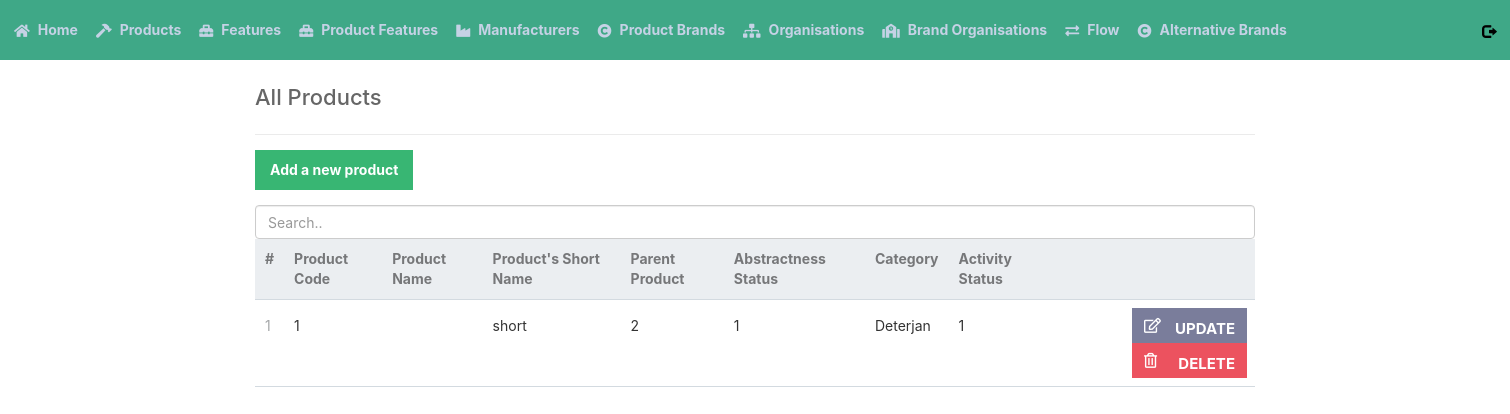
/read_product.php, run on an earlier commit of the app's database.
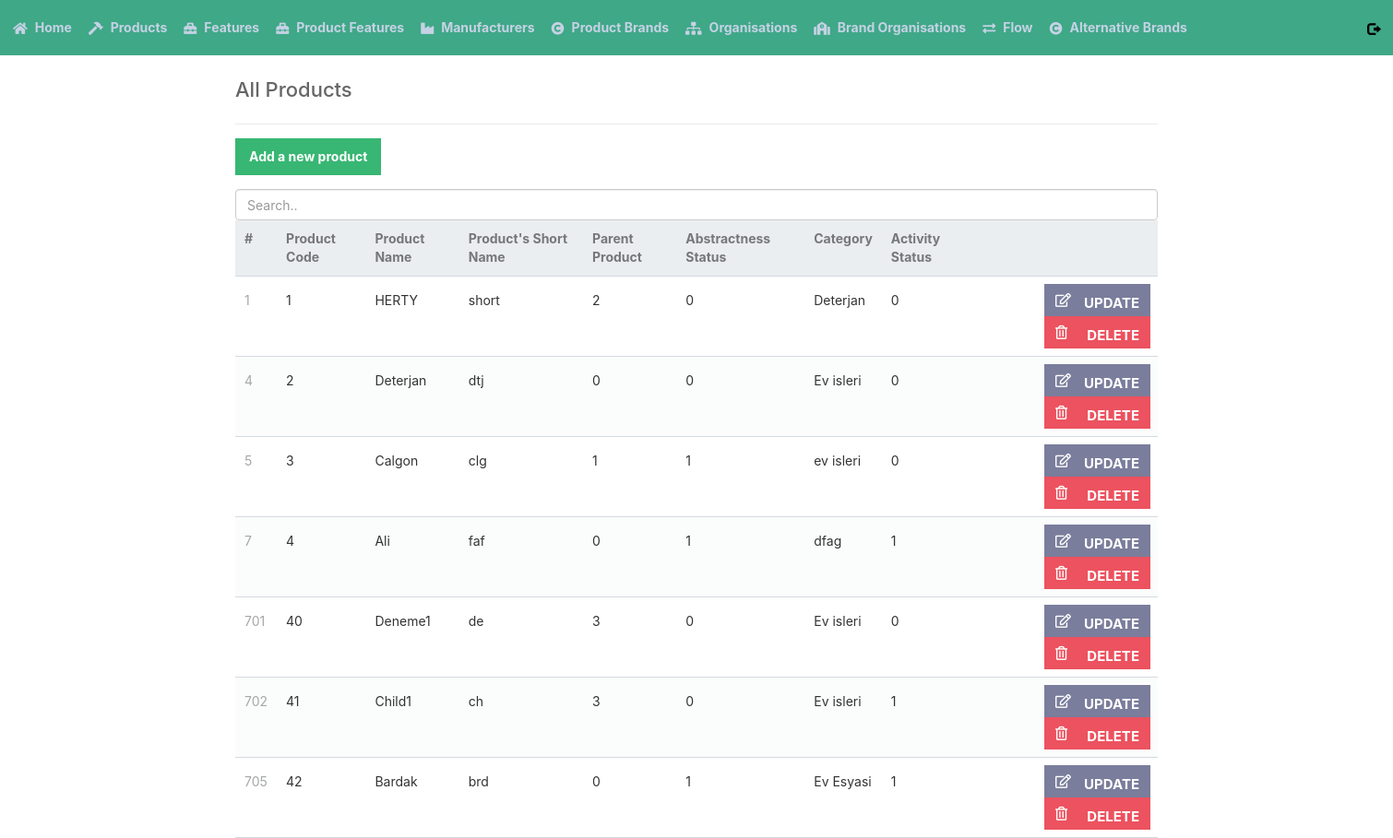
And on a later commit of the database.
### tables this page shows
CREATE TABLE `product` (
  `M_SYSCODE` int(11) NOT NULL,
  `M_CODE` varchar(15) NOT NULL,
  `M_NAME` varchar(30) NOT NULL,
  `M_SHORTNAME` varchar(10) DEFAULT NULL,
  `M_PARENTCODE` varchar(15) NOT NULL,
  `M_ABSTRACT` tinyint(1) NOT NULL,
  `M_CATEGORY` varchar(12) NOT NULL,
  `IS_ACTIVE` tinyint(1) NOT NULL DEFAULT 1
);

### read_product.php (the view)
<?php
include 'functions.php';
$pdo = pdo_connect_mysql();
$stmt = $pdo->prepare('SELECT * FROM PRODUCT ORDER BY M_SYSCODE');
$stmt->execute();
$product = $stmt->fetchAll(PDO::FETCH_ASSOC);
?>
<?= template_header('Read') ?>
<div class="content read">
	<h2>All Products</h2>
	<a href="create_product.php" class="add-product">Add a new product</a>
    <input class="form-control" id="myInput" type="text" placeholder="Search..">
	<table>
        <thead>
            <tr>
                <td>#</td>
                <td>Product Code</td>
                <td>Product Name</td>
                <td>Product's Short Name</td>
                <td>Parent Product</td>
                <td>Abstractness Status</td>
                <td>Category</td>
                <td>Activity Status</td>
                <td></td>
            </tr>
        </thead>
        <tbody id="myTable">
            <?php foreach ($product as $element): ?>
            <tr>
                <td><?= $element['M_SYSCODE'] ?></td>
                <td><?= $element['M_CODE'] ?></td>
                <td><?= $element['M_NAME'] ?></td>
                <td><?= $element['M_SHORTNAME'] ?></td>
                <td><?= $element['M_PARENTCODE'] ?></td>
                <td><?= $element['M_ABSTRACT'] ?></td>
                <td><?= $element['M_CATEGORY'] ?></td>
                <td><?= $element['IS_ACTIVE'] ?></td>
                <td class="actions">
                    <a href="update_product.php?M_SYSCODE=<?= $element['M_SYSCODE' ] ?>" class="edit"><i class="far fa-edit"></i>UPDATE</a>
                    <a href="delete_product.php?M_SYSCODE=<?= $element[ 'M_SYSCODE'] ?>" class="trash"><i class="far fa-trash-alt"></i>DELETE</a>
                </td>
            </tr>
            <?php endforeach; ?>
        </tbody>
    </table>
</div>
<?= template_footer()
?>

### functions.php (shortened to what this page needs)
<?php
function template_header($title) {
echo <<<EOT
<!DOCTYPE html>
<html>
	<head>
		<meta charset="utf-8">
        <title>$title</title>
        <link href="reset.css" rel="stylesheet" type="text/css">
		<link href="style.css" rel="stylesheet" type="text/css">
        <link rel="stylesheet" href="https://use.fontawesome.com/releases/v5.7.1/css/all.css">
        <title>Bootstrap Example</title>
        <meta charset="utf-8">
        <meta name="viewport" content="width=device-width, initial-scale=1">
        <link rel="stylesheet" href="https://maxcdn.bootstrapcdn.com/bootstrap/3.4.1/css/bootstrap.min.css">
        <script src="https://ajax.googleapis.com/ajax/libs/jquery/3.5.1/jquery.min.js"></script>
        <script src="https://maxcdn.bootstrapcdn.com/bootstrap/3.4.1/js/bootstrap.min.js"></script>
	</head>
    <body>
    <script>
    $(document).ready(function(){
        $("#myInput").on("keyup", function() {
            var value = $(this).val().toLowerCase();
            $("#myTable tr").filter(function() {
                $(this).toggle($(this).text().toLowerCase().indexOf(value) > -1)
            });
        });
    });
    </script>
    <nav class="navtop">
      <div>
        <a href="index.php"><i class="fas fa-home"></i>Home</a>
        <a href="read_product.php"><i class="fas fa-hammer"></i>Products</a>
        <a href="read_feature.php"><i class="fas fa-toolbox"></i>Features</a>
        <a href="read_product_features.php"  "><i class="fas fa-toolbox"></i>Product Features</a>
        <a href="read_manufacturers.php"><i class="fas fa-industry"></i>Manufacturers</a>
        <a href="read_product_brands.php" ><i class="fas fa-copyright"></i>Product Brands</a>
        <a href="read_organisations.php"><i class="fas fa-sitemap"></i>Organisations</a>
        <a href="read_brand_organisations.php"><i class="fas fa-school"></i>Brand Organisations</a>
        <a href="read_flow.php"><i class="fas fa-exchange-alt"></i>Flow</a>
        <a href="read_alternativebrands.php"><i class="fas fa-copyright"></i>Alternative Brands</a>
        <a href="logout.php" style="margin-left: auto;">
        <span class="glyphicon glyphicon-log-out" style="color:black;" onmouseover="this.style.color='red';" onmouseout="this.style.color='black';"></span>
        </a>
      </div>
    </nav>
EOT;
}
function template_footer() {
echo <<<EOT
    </body>
</html>
EOT;
}
?>

### style.css (style rules this page uses)
* { box-sizing: border-box; font-family: -apple-system, BlinkMacSystemFont, "segoe ui", roboto, oxygen, ubuntu, cantarell, "fira sans", "droid sans", "helvetica neue", Arial, sans-serif; font-size: 16px; -webkit-font-smoothing: antialiased; -moz-osx-font-smoothing: grayscale; }
body { background-color: #FFFFFF; margin: 0; }
.navtop { background-color: #3fa887; height: 60px; width: 100%; border: 0; }
.navtop div { display: flex; margin: 0 auto; width: 1500px; height: 100%; }
.navtop div h1, .navtop div a { display: inline-flex; align-items: center; }
.navtop div a { padding: 0 9px; text-decoration: none; color: #c5d2e5; font-weight: bold; }
.navtop div a i { padding: 2px 8px 0 0; }
.content { width: 1000px; margin: 0 auto; }
.content h2 { margin: 0; padding: 25px 0; font-size: 22px; border-bottom: 1px solid #ebebeb; color: #666666; }
.read .add-product { display: inline-block; text-decoration: none; background-color: #38b673; font-weight: bold; font-size: 14px; color: #FFFFFF; padding: 10px 15px; margin: 15px 0; }
.read table { width: 100%; padding-top: 30px; border-collapse: collapse; }
.read table thead { background-color: #ebeef1; border-bottom: 1px solid #d3dae0; }
.read table thead td { padding: 10px; font-weight: bold; color: #767779; font-size: 14px; }
.read table tbody tr { border-bottom: 1px solid #d3dae0; }
.read table tbody tr:nth-child(even) { background-color: #fbfcfc; }
.read table tbody tr td { padding: 10px; }
.read table tbody tr td:nth-child(1) { color: #a5a7a9; }
.read table tbody tr td.actions { padding: 8px; text-align: right; }
.read table tbody tr td.actions .edit, .read table tbody tr td.actions .trash { display: inline-flex; text-align: right; text-decoration: none; color: #FFFFFF; padding: 10px 12px; }
.read table tbody tr td.actions .trash { background-color: RGB(236,82,95); }
.read table tbody tr td.actions .edit { background-color: RGB(122,125,155); }
.actions a { font-size: 15px; width: 115px; height: 35px; font-weight: bold; }
.actions a i { margin-right: auto; }

What changed in the data, as far as the page shows it:
changed product "short": M_NAME (not shown) → "HERTY"; M_ABSTRACT "1" → "0"; IS_ACTIVE "1" → "0"
added product: M_SYSCODE "4", M_CODE "2", M_NAME "Deterjan", M_SHORTNAME "dtj", M_PARENTCODE "0", M_ABSTRACT "0", M_CATEGORY "Ev isleri", IS_ACTIVE "0"
added product: M_SYSCODE "5", M_CODE "3", M_NAME "Calgon", M_SHORTNAME "clg", M_PARENTCODE "1", M_ABSTRACT "1", M_CATEGORY "ev isleri", IS_ACTIVE "0"
added product: M_SYSCODE "7", M_CODE "4", M_NAME "Ali", M_SHORTNAME "faf", M_PARENTCODE "0", M_ABSTRACT "1", M_CATEGORY "dfag", IS_ACTIVE "1"
added product: M_SYSCODE "701", M_CODE "40", M_NAME "Deneme1", M_SHORTNAME "de", M_PARENTCODE "3", M_ABSTRACT "0", M_CATEGORY "Ev isleri", IS_ACTIVE "0"
added product: M_SYSCODE "702", M_CODE "41", M_NAME "Child1", M_SHORTNAME "ch", M_PARENTCODE "3", M_ABSTRACT "0", M_CATEGORY "Ev isleri", IS_ACTIVE "1"
added product: M_SYSCODE "705", M_CODE "42", M_NAME "Bardak", M_SHORTNAME "brd", M_PARENTCODE "0", M_ABSTRACT "1", M_CATEGORY "Ev Esyasi", IS_ACTIVE "1"
